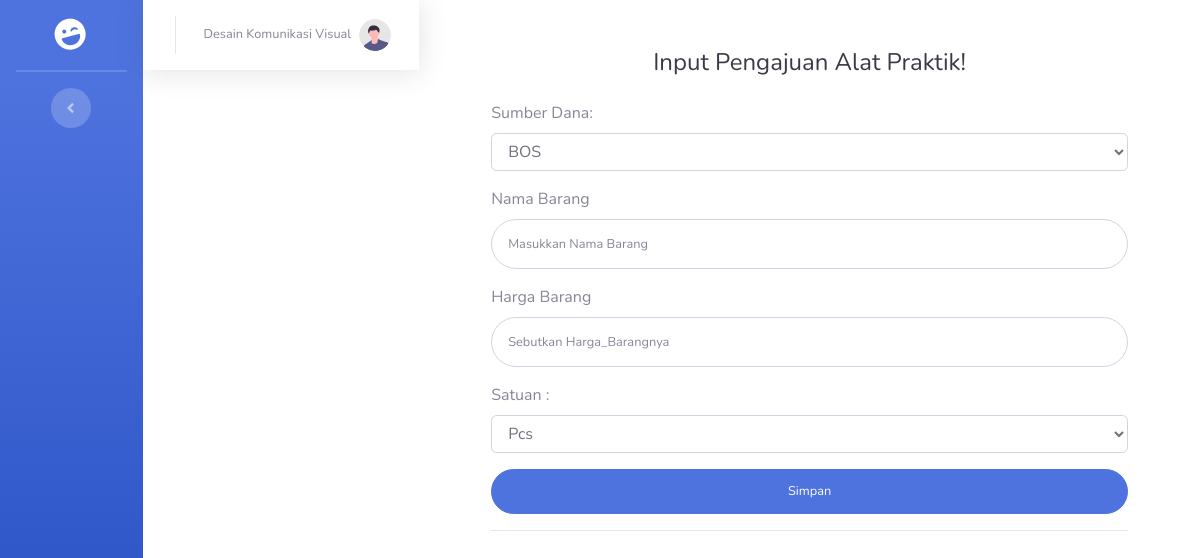
/rkas/editatk.php?id=6083232, run on an earlier commit of the app's database.
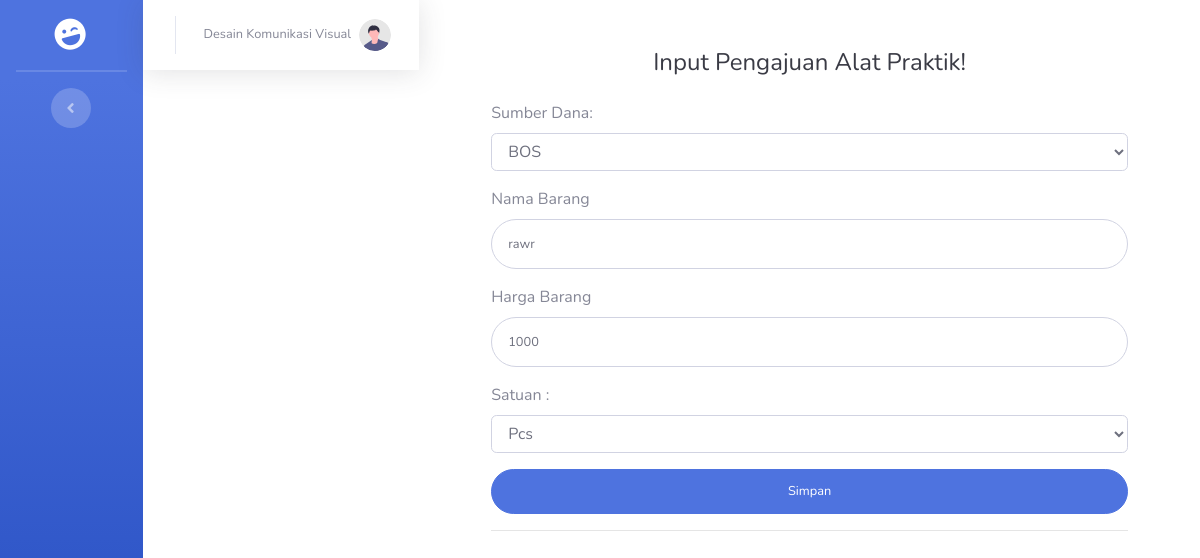
And on a later commit of the database.
### tables this page shows
CREATE TABLE `tb_atk` (
  `id_atk` int(11) NOT NULL,
  `sumber_dana` varchar(10) NOT NULL,
  `nama_barang` varchar(255) NOT NULL,
  `harga_barang` int(10) NOT NULL,
  `satuan` enum('pcs','pack','lusin','kodi','box') NOT NULL,
  `status` varchar(50) NOT NULL,
  `total` int(11) NOT NULL
);

### rkas/editatk.php (the view, shortened to what this page needs)
<?php
include "koneksi.php";
$id = $_GET['id'];
$atk = mysqli_query($conn, "SELECT * FROM tb_atk");
$sql1 = mysqli_query($conn, "SELECT * FROM tb_user WHERE id_user='$id'");
foreach ($atk as $row) {
    $nama_barang = $row['nama_barang'];
    $harga_barang = $row['harga_barang'];
}
?>
<!DOCTYPE html>
<html lang="en">
<head>
    <link href="vendor/fontawesome-free/css/all.min.css" rel="stylesheet" type="text/css">
    <link href="css/sb-admin-2.css" rel="stylesheet">
</head>
<body id="page-top">
    <div id="wrapper">
        <ul class="navbar-nav bg-gradient-primary sidebar sidebar-dark accordion" id="accordionSidebar">
            <a class="sidebar-brand d-flex align-items-center justify-content-center" href="#">
                <div class="sidebar-brand-icon rotate-n-15">
                    <i class="fas fa-laugh-wink"></i>
                </div>
            </a>
            <hr class="sidebar-divider my-0">
            <hr class="sidebar-divider">
            <div class="text-center d-none d-md-inline">
                <button class="rounded-circle border-0" id="sidebarToggle"></button>
            </div>
        </ul>
        <nav class="navbar navbar-expand navbar-light bg-white topbar mb-4 static-top shadow">
                    <ul class="navbar-nav ml-auto">
                        <li class="nav-item dropdown no-arrow">
                            <a class="nav-link dropdown-toggle" href="#" id="userDropdown" role="button"
                                data-toggle="dropdown" aria-haspopup="true" aria-expanded="false">
                                <span class="mr-2 d-none d-lg-inline text-gray-600 small"><?php foreach ($sql1 as $row) :
                                echo $row['nama'];
                                    endforeach;
                                    ?></span>
                                    <img class="img-profile rounded-circle"
                                    src="img/undraw_profile.svg">
                            </a>
                        </li>
                    </ul>
                </nav>
                <div class="container">
        <div class="p-5">
                            <div class="text-center">
                                <h1 class="h4 text-gray-900 mb-4">Input Pengajuan Alat Praktik!</h1>
                            </div>
                            <form class="user" action="proseseditatk.php?id=<?= $id ?>&id1=<?= $id1 ?>" method="POST" enctype="multipart/form-data">
                                <div class="form-group">
                                    <label for="sumber_dana">Sumber Dana:</label>
                                    <select class="form-control" id="sumber_dana" name="sumber_dana">
                                        <option value="BOS">BOS</option>
                                    </select>
                                </div>
                                <div class="form-group">
                                <label for="nama_barang">Nama Barang</label>
                                    <input type="text" class="form-control form-control-user" id="nama_barang" name="nama_barang"
                                        placeholder="Masukkan Nama Barang" value="<?= $nama_barang ?>">
                                </div>
                                <div class="form-group">
                                <label for="harga_barang">Harga Barang</label>
                                    <input type="number" class="form-control form-control-user" id="harga_barang" name="harga_barang"
                                        placeholder="Sebutkan Harga_Barangnya" value="<?= $harga_barang ?>">
                                </div>
                                <div class="form-group">
                                <label>Satuan :</label><select class="form-control" id="satuan" name="satuan" for="satuan">
                                        <option value="pcs">Pcs</option>
                                    </select>
                                </div>
                                <input type="submit" name="simpan" value="Simpan" style="width:100%;" class="btn btn-primary btn-user btn-block">
                                </form>
                                <hr>
</body>
</html>

What changed in the data, as far as the page shows it:
added tb_atk: nama_barang "rawr", harga_barang "1000"
